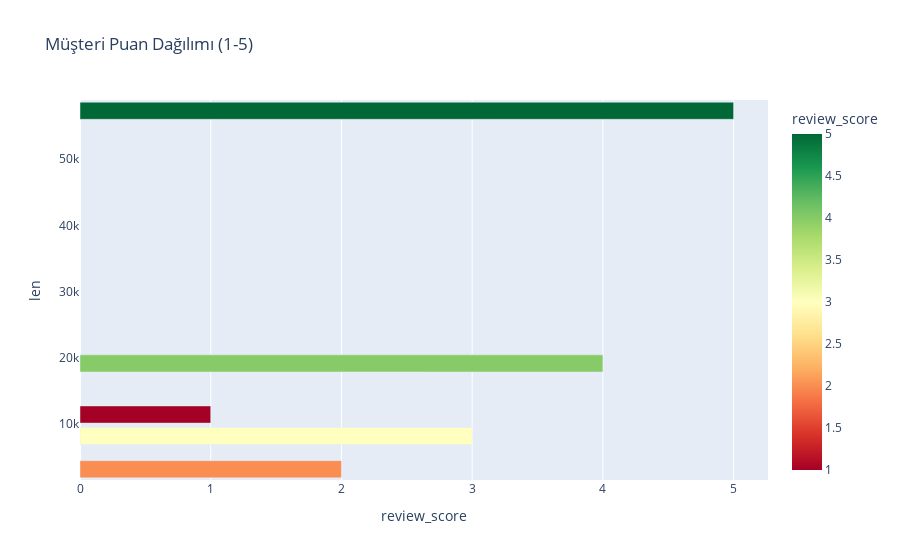

This figure's notebook cell:
### Code cell
# 3.3 Müşteri Memnuniyeti Analizi
# Review verisini çekelim
df_reviews = pl.read_database("SELECT * FROM order_reviews", connection=engine)

# Puan Dağılımı
score_dist = df_reviews.group_by("review_score").len().sort("review_score").to_pandas()

fig = px.bar(score_dist, x='review_score', y='len', 
             title='Müşteri Puan Dağılımı (1-5)',
             color='review_score', color_continuous_scale='RdYlGn')
fig.show()

### Figure 1 — Plotly figure (JSON) as saved in the notebook; plotly's stock layout.template omitted (floating-point values rounded to 4 significant figures)
{"data": [{"hovertemplate": "review_score=%{marker.color}<br>len=%{y}<extra></extra>", "legendgroup": "", "marker": {"color": [1, 2, 3, 4, 5], "coloraxis": "coloraxis", "pattern": {"shape": ""}}, "name": "", "orientation": "h", "showlegend": false, "textposition": "auto", "type": "bar", "x": [1, 2, 3, 4, 5], "xaxis": "x", "y": [11424, 3151, 8179, 19142, 57328], "yaxis": "y"}], "layout": {"barmode": "relative", "coloraxis": {"colorbar": {"title": {"text": "review_score"}}, "colorscale": [[0.0, "rgb(165,0,38)"], [0.1, "rgb(215,48,39)"], [0.2, "rgb(244,109,67)"], [0.3, "rgb(253,174,97)"], [0.4, "rgb(254,224,139)"], [0.5, "rgb(255,255,191)"], [0.6, "rgb(217,239,139)"], [0.7, "rgb(166,217,106)"], [0.8, "rgb(102,189,99)"], [0.9, "rgb(26,152,80)"], [1.0, "rgb(0,104,55)"]]}, "legend": {"tracegroupgap": 0}, "title": {"text": "Müşteri Puan Dağılımı (1-5)"}, "xaxis": {"anchor": "y", "domain": [0.0, 1.0], "title": {"text": "review_score"}}, "yaxis": {"anchor": "x", "domain": [0.0, 1.0], "title": {"text": "len"}}}}
